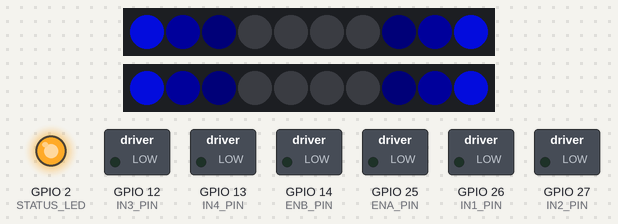
Recording of a program running on a simulated ESP32. Parts: 2 × 10 RGB LEDs in strip order, left to right, switched loads named in the program (green lamp = pin HIGH), output pins drawn as LEDs (lit = HIGH). Dim RGB values are drawn brighter than linear; what the program prints to the serial monitor is not drawn.

Above: at 0.77 s.
At 1.3 s:
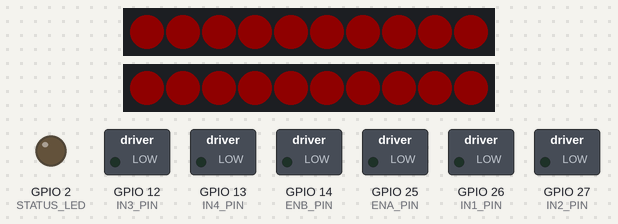
At 38.28 s:
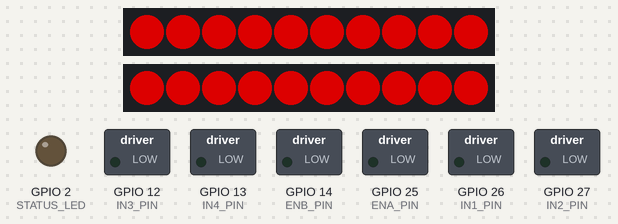
Timing chart, 0 to 39.8 s (numbered marks = the images above):
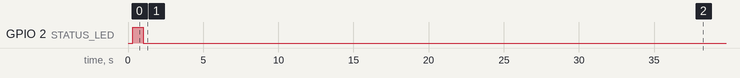

Measured:
- by itself, GPIO 2 (STATUS_LED): LOW → HIGH at 0.32 s, → LOW 0.69 s later

The program:

main.cpp
```cpp
/**
 * ============================================================================
 *  ESP-NOW Receiver v2.0-led (EYE MATRIX EDITION)
 *  L298N Motor Driver + Dual WS2812B LED Strips (10 LEDs each)
 * ============================================================================
 *
 *  Compatible with: Transmitter v2.0 (ESP-NOW OLED Remote)
 *  Board:           ESP32 DevKit
 *  Motor Driver:    L298N (dual H-bridge)
 *  LED Strip:       2x WS2812B (10 LEDs per eye, GRB order)
 *
 *  Eye Layout (physical):
 *    Line 1  : LEDs 0, 1, 2
 *    Hidden  : LED  3        ← always off (routing LED, never visible)
 *    Line 2  : LEDs 4, 5, 6
 *    Hidden  : LED  7        ← always off (routing LED, never visible)
 *    Line 3  : LEDs 8, 9
 *
 * ============================================================================
 */

#include <Arduino.h>
#include "Config.h"
#include "MotorDriver.h"
#include "Network.h"
#include "EyeMatrix.h"

MotorDriver motors;
Network     network;
EyeMatrix   eyes;

void setup() {
    Serial.begin(115200);
    delay(300);

    Serial.println("====================================");
    Serial.printf("  struct_message size: %d bytes\n", sizeof(struct_message));
    Serial.println("  ESP-NOW Receiver v2.0-led (Rewrite)");
    Serial.println("  L298N + Dual WS2812B Eye Matrix");
    Serial.println("====================================");

    pinMode(STATUS_LED, OUTPUT);
    digitalWrite(STATUS_LED, LOW);

    motors.begin();
    eyes.begin();

    if (!network.begin()) {
        Serial.println("System Halted due to Network failure.");
        while(true) delay(100);
    }

    Serial.println("Ready. Waiting for transmitter...");
}

void loop() {
    // 1. Safety Check
    if (!network.isConnected()) {
        motors.stop();
        digitalWrite(STATUS_LED, LOW);
        eyes.displaySignalLoss();
        // Limit loop rate slightly while disconnected to save power,
        // but FastLED beatsin8 requires somewhat frequent updates.
        delay(15);
        return;
    }

    // Connected
    digitalWrite(STATUS_LED, HIGH);

    const struct_message& data = network.getData();

    // Static states for edge detection and local overrides
    static bool lastPush1 = false;
    static int localLedMode = 0;

    bool currentPush1 = data.push1;
    bool motorBoost = false;

    if (data.toggle2) {
        // Toggle 2 = 1 (LED mode bypass)
        if (currentPush1 && !lastPush1) {
            localLedMode = (localLedMode + 1) % TOTAL_LED_MODES;
        }
    } else {
        // Toggle 2 = 0 (Ramp motor / Boost)
        if (currentPush1) {
            motorBoost = true;
        }
        localLedMode = data.addrLedMode;
    }

    lastPush1 = currentPush1;

    int activeLedMode = (data.toggle2) ? localLedMode : data.addrLedMode;

    // 2. Motor Update (Speed mapped by potValue, push1 boosts)
    motors.mixDrive(data.joyY, data.joyX, data.potValue, motorBoost);
    motors.update(); // handles smooth ramping internally (at 50Hz)

    // 3. LED Animation Update
    if (network.hasNewLedMode()) {
        Serial.printf("Remote LED Mode -> %d\n", data.addrLedMode);
    }

    // The EyeMatrix handles the internal high framerate updates seamlessly
    eyes.update(activeLedMode);

    // 4. Telemetry Feedback Update
    network.update(activeLedMode, data.toggle1);

    // Let the loop run as fast as possible for buttery smooth FastLED animations.
    // yield() helps prevent watchdog resets.
    yield();
}
```

Config.h
```cpp
#pragma once

#include <Arduino.h>

// ============================================================================
//  Pin Definitions
// ============================================================================

// L298N Motor Driver
#define ENA_PIN        25
#define IN1_PIN        26
#define IN2_PIN        27
#define ENB_PIN        14
#define IN3_PIN        12
#define IN4_PIN        13

// WS2812B LED Strips (Left eye / Right eye)
#define LED_PIN_LEFT   15
#define LED_PIN_RIGHT  16
#define LED_TYPE       WS2812B
#define COLOR_ORDER    GRB

// Status LED (onboard)
#define STATUS_LED     2

// Battery voltage divider (optional, ADC1)
#define BATT_ADC_PIN   34

// ============================================================================
//  Configuration
// ============================================================================

// Motor PWM (ESP32 LEDC)
#define PWM_FREQ         5000
#define PWM_RES_BITS     8
#define PWM_CHANNEL_A    0
#define PWM_CHANNEL_B    1

// Joystick
#define JOY_MAX          4095
#define JOY_CENTER       2048
#define JOY_DEADZONE_RAW 150

// Speed ramping (units per loop tick at ~50 Hz update rate)
#define RAMP_STEP        12

// Safety
#define SIGNAL_TIMEOUT_MS    1000
#define FEEDBACK_INTERVAL_MS 500

// LED
#define NUM_LEDS          10
#define MIN_BRIGHTNESS    10
#define DEFAULT_BRIGHTNESS 150
#define TOTAL_LED_MODES   10

// Packet auth (0 = accept any transmitter)
#define EXPECTED_VERIFY_KEY 0

// ============================================================================
//  Data Structures (MUST match transmitter v2.0 exactly)
// ============================================================================

typedef struct __attribute__((packed)) struct_message {
    uint16_t joyX;
    uint16_t joyY;
    uint16_t potValue;
    bool     toggle1;
    bool     toggle2;
    bool     push1;
    bool     push2;
    uint8_t  verifyKey;
    uint8_t  addrLedMode;
} struct_message;

typedef struct __attribute__((packed)) rx_message {
    uint8_t data1;   // active LED mode
    uint8_t data2;   // motor-sync flag
    uint8_t data3;   // battery (0-255)
} rx_message;
```
